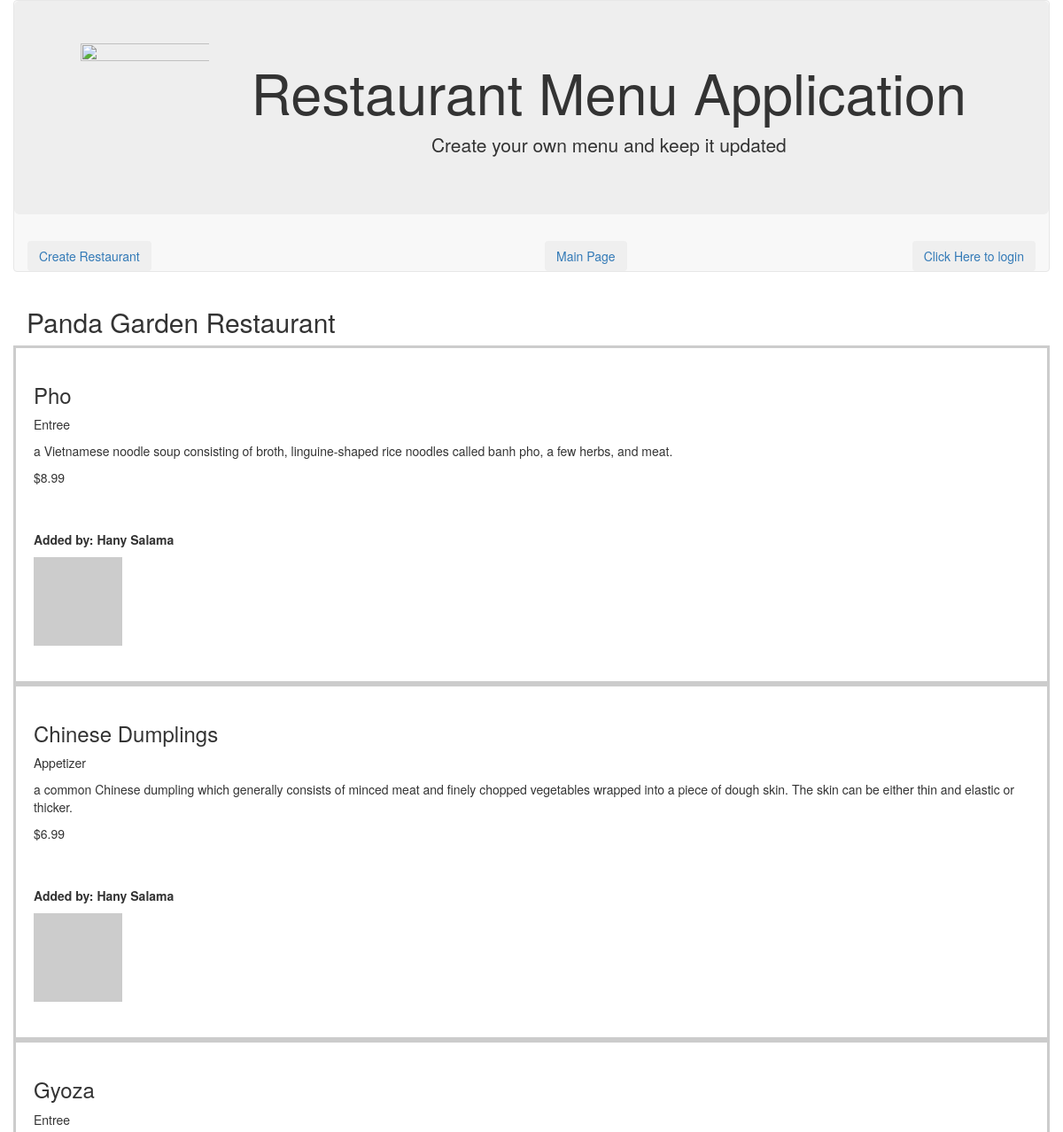
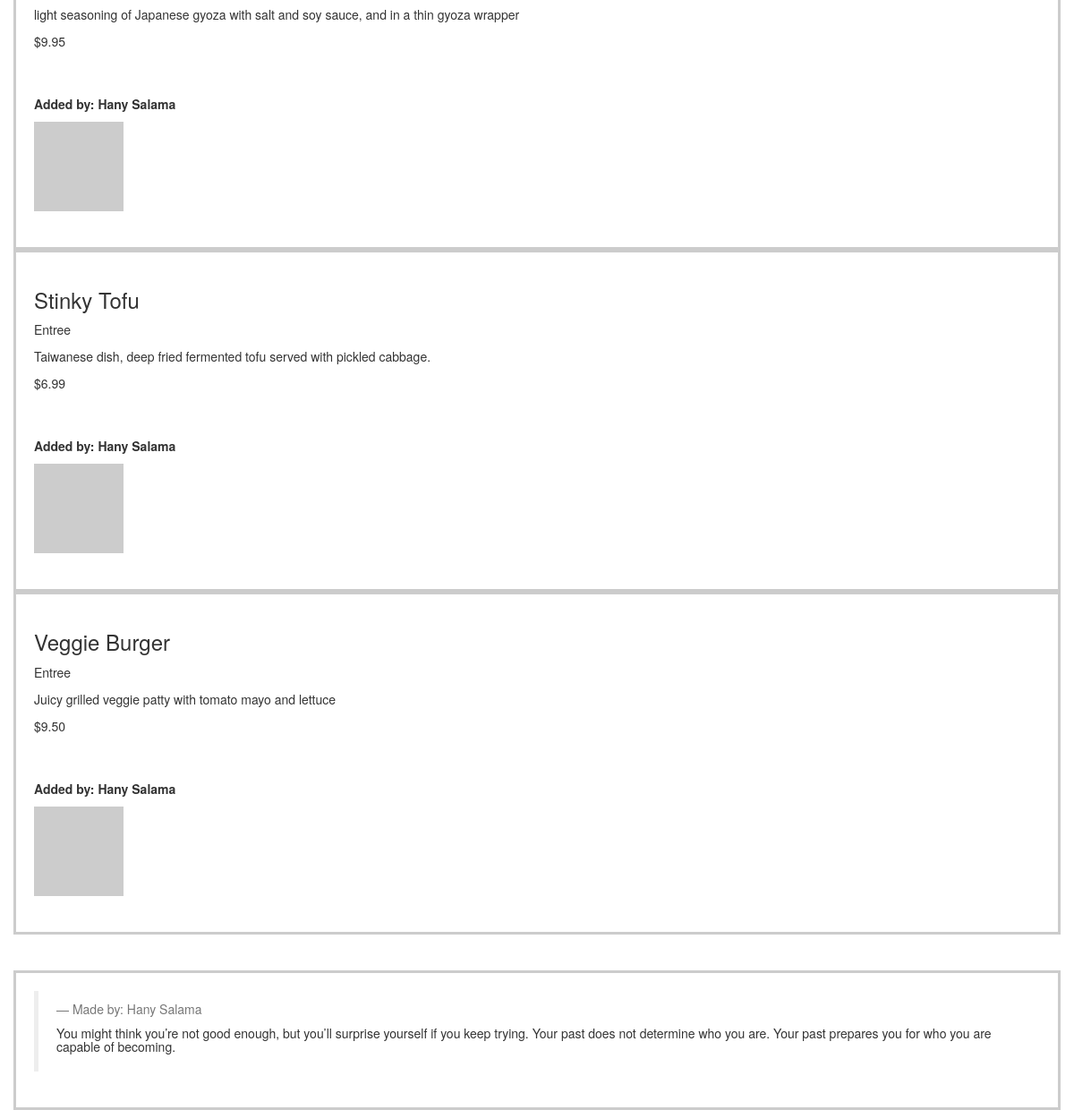
Page /restaurant/3/?creator=1 on the committed database (2 pictures, top to bottom).
### database_setup.py (models this page shows, shortened)
class Restaurant(Base):
    __tablename__ = 'restaurant'
    id = Column(Integer, primary_key=True)
    name = Column(String(80), nullable=False)
    user_id = Column(Integer, ForeignKey('user.id'), nullable=False)
    user = relationship(User)
    menu_item = relationship("MenuItem", cascade="all, delete-orphan")

class MenuItem(Base):
    __tablename__ = 'menu_item'
    id = Column(Integer, primary_key=True)
    name = Column(String(80), nullable=False)
    course = Column(String(250), nullable=False)
    description = Column(String(250), nullable=False)
    price = Column(String(8), nullable=False)
    restaurant_id = Column(Integer, ForeignKey('restaurant.id'), nullable=False)
    restaurant = relationship(Restaurant)
    user_id = Column(Integer, ForeignKey('user.id'), nullable=False)
    user = relationship(User)

class User(Base):
    __tablename__ = 'user'
    id = Column(Integer, primary_key=True)
    name = Column(String(250), nullable=False)
    email = Column(String(250), nullable=False)
    picture = Column(String(250))
    user_type = Column(Integer, ForeignKey('usertype.id'), nullable=False)
    usertype = relationship(UserType)

### project.py (the view)
@app.route('/restaurant/<int:restaurant_id>/menu')
@app.route('/restaurant/<int:restaurant_id>/')
def restaurantMenu(restaurant_id):
    restaurant = session.query(Restaurant).filter_by(id=restaurant_id).one()
    creator = getUserInfo(restaurant.user_id)
    items = session.query(MenuItem).filter_by(restaurant_id=restaurant.id)
    if 'username' not in login_session or creator.id != login_session['user_id']:
        return render_template('publicmenu.html', restaurant=restaurant,
                               items=items, creator=creator)
    else:
        return render_template('menu.html', restaurant=restaurant,
                               items=items, creator=creator)

### project.py (called while the page is built)
def getUserInfo(user_id):
    user = session.query(User).filter_by(id=user_id).one()
    return user  # user object associated with his ID number

### templates/publicmenu.html (shortened to what this page needs)
<!DOCTYPE html>
<html lang="en">
<head>
  <link rel="stylesheet" href="https://maxcdn.bootstrapcdn.com/bootstrap/3.3.7/css/bootstrap.min.css">
</head>
<body>
	<nav class="container navbar navbar-default">
			<div class="row jumbotron text-center" >
				<div class="col-sm-2">
					<img src="https://encrypted-tbn0.gstatic.com/images?q=tbn:ANd9GcTH5R0y5qayuiElPD73gzkTivCHLx7oDWrYgsQz6QgFg3GkY_We" class="title-logo img-fluid img-responsive" height="150" width="150"/>
				</div>
				<div class="col-sm-10">
					<h1>Restaurant Menu Application</h1>
					<p> Create your own menu and keep it updated </p>
				</div>
				</div>
			<div class="row">
				<div class="col-md-6 btn-group text-center" role="group">
					<button type="button" class="btn btn-secondary pull-left">
            <a href= '{{url_for('newRestaurant', restaurant_id= restaurant_id)}}'>Create Restaurant</a>
					</button>
				</div>
				<div class="col-md-3 btn-group text-center" role="group">
					<button type="button" class="btn btn-secondary pull-left">
						<a href='{{url_for('restaurantName')}}'>Main Page</a>
					</button>
				</div>
				<div class="col-md-3 btn-group text-center" role="group">
					<button type="button" class="btn btn-secondary pull-right">
						{% if 'username' not in session %}
						<a  href="{{url_for('showLogin')}}">Click Here to login</a>
						{% else %}
						<a  href="{{url_for('gdisconnect')}}">Disconnect</a>
						{% endif %}
					</button>
				</div>
			</div>
	</nav>
    	<div class="container container-fluid responsive">
        <div>
          <h2>{{ restaurant.name }} Restaurant</h2>
        </div>
    		{% for i in items %}
    		<div class="row container-fluid responsive" style="padding: 20px; border: 3px solid #ccc">
          <h3>{{i.name}}</h3>
          <p>{{i.course}}</p>
          <p>{{i.description}}</p>
          <p>{{i.price}}</p>
          <p><strong>Added by: {{creator.name}}</strong></p>
          <img src={{creator.picture}} alt="Italian Trulli" height="100" width="100">
    		</div>
    	  {% endfor %}
        <div class="row" style="padding: 20px; border: 3px solid #ccc">
          <blockquote>
            <footer>Made by: Hany Salama</footer>
            <h5>You might think you’re not good enough, but you’ll surprise yourself if you keep trying.
               Your past does not determine who you are. Your past prepares you for who you are capable of becoming.</h5>
          </blockquote>
        </div>
    	</div>
  </body>
</html>

### rows in the picture
Restaurant: name "Panda Garden"
MenuItem: name "Pho", course "Entree", description "a Vietnamese noodle soup consisting of broth, linguine-shaped rice noodles called banh pho, a few herbs, and meat.", price "$8.99"
User: name "Hany Salama"
MenuItem: name "Chinese Dumplings", course "Appetizer", description "a common Chinese dumpling which generally consists of minced meat and finely chopped vegetables wrapped into a piece of dough skin. The skin can be either thin and elastic or thicker.", price "$6.99"
MenuItem: name "Gyoza", course "Entree", description "light seasoning of Japanese gyoza with salt and soy sauce, and in a thin gyoza wrapper", price "$9.95"
MenuItem: name "Stinky Tofu", course "Entree", description "Taiwanese dish, deep fried fermented tofu served with pickled cabbage.", price "$6.99"
MenuItem: name "Veggie Burger", course "Entree", description "Juicy grilled veggie patty with tomato mayo and lettuce", price "$9.50"
